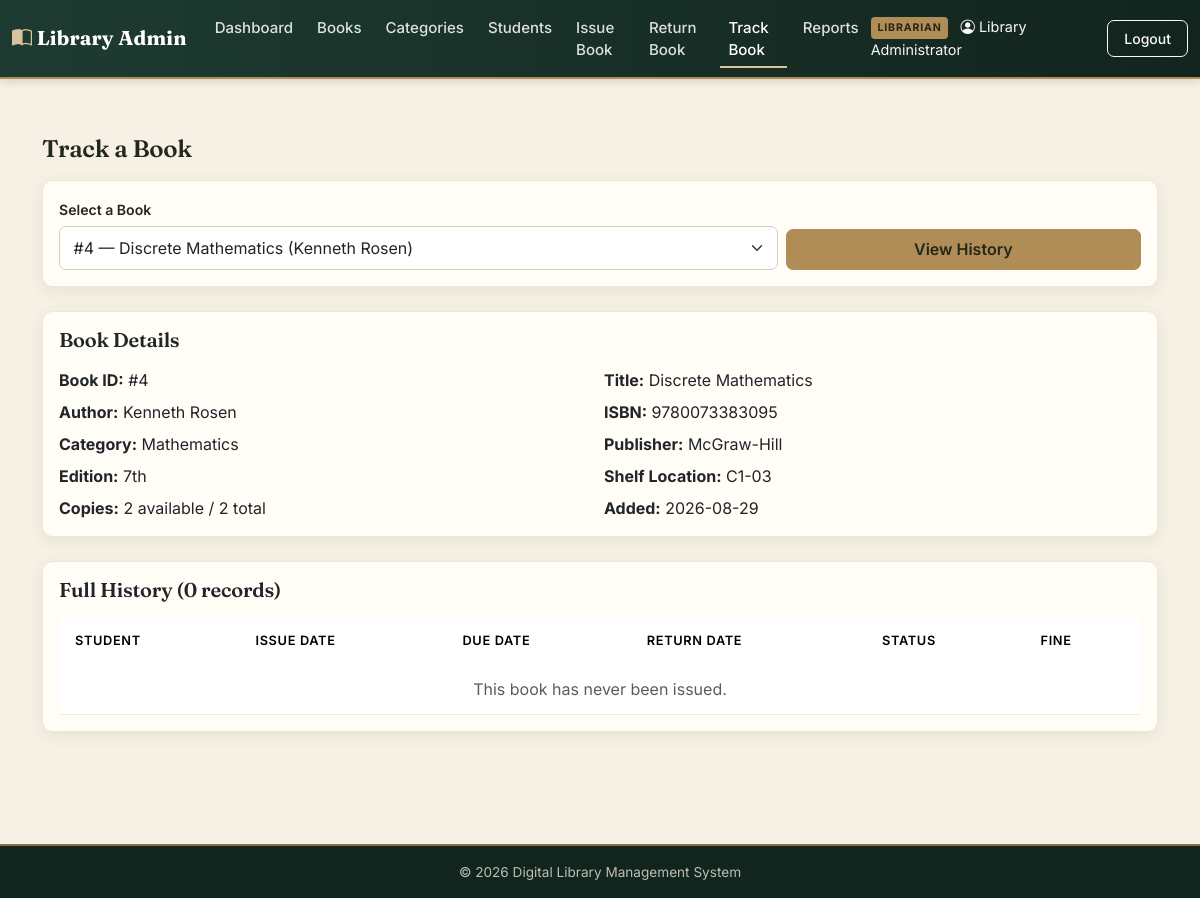
Page /admin/track_book.php?book_id=4 (signed in) on the committed database.
### tables this page shows
CREATE TABLE books (
    book_id INT AUTO_INCREMENT PRIMARY KEY,
    title VARCHAR(200) NOT NULL,
    author VARCHAR(150) NOT NULL,
    isbn VARCHAR(20) UNIQUE,
    category_id INT,
    publisher VARCHAR(150),
    edition VARCHAR(50),
    total_copies INT NOT NULL DEFAULT 1,
    available_copies INT NOT NULL DEFAULT 1,
    shelf_location VARCHAR(50),
    added_date DATE DEFAULT (CURRENT_DATE),
    FOREIGN KEY (category_id) REFERENCES categories(category_id) ON DELETE SET NULL
);

CREATE TABLE categories (
    category_id INT AUTO_INCREMENT PRIMARY KEY,
    category_name VARCHAR(100) NOT NULL
);

### includes/functions.php (called while the page is built, shortened)
<?php
function clean($value) {
    return htmlspecialchars(trim($value ?? ''), ENT_QUOTES, 'UTF-8');
}
?>

### admin/track_book.php (the view, shortened to what this page needs)
<?php
require_once __DIR__ . '/../includes/functions.php';
$book_id = isset($_GET['book_id']) ? (int)$_GET['book_id'] : 0;
include __DIR__ . '/../includes/header.php';
include __DIR__ . '/../includes/admin_navbar.php';
$books_list = $conn->query("SELECT book_id, title, author FROM books ORDER BY title")->fetch_all(MYSQLI_ASSOC);
$book = null;
$history = [];
if ($book_id > 0) {
    $stmt = $conn->prepare("
        SELECT b.*, c.category_name
        FROM books b LEFT JOIN categories c ON b.category_id = c.category_id
        WHERE b.book_id = ?
    ");
    $stmt->bind_param("i", $book_id);
    $stmt->execute();
    $book = $stmt->get_result()->fetch_assoc();
    if ($book) {
        $stmt = $conn->prepare("
            SELECT t.*, s.full_name, s.email
            FROM transactions t JOIN students s ON t.student_id = s.student_id
            WHERE t.book_id = ?
            ORDER BY t.transaction_id DESC
        ");
        $stmt->bind_param("i", $book_id);
        $stmt->execute();
        $history = $stmt->get_result()->fetch_all(MYSQLI_ASSOC);
    }
}
?>
<div class="container my-4">
  <h4 class="mb-3">Track a Book</h4>
  <div class="card mb-4">
    <div class="card-body">
      <form method="GET" class="row g-2 align-items-end">
        <div class="col-md-8">
          <label class="form-label">Select a Book</label>
          <select name="book_id" class="form-select" required>
            <?php foreach ($books_list as $b): ?>
              <option value="<?php echo $b['book_id']; ?>" <?php echo ($b['book_id']==$book_id)?'selected':''; ?>>
                #<?php echo $b['book_id']; ?> &mdash; <?php echo clean($b['title']); ?> (<?php echo clean($b['author']); ?>)
              </option>
            <?php endforeach; ?>
          </select>
        </div>
        <div class="col-md-4">
          <button type="submit" class="btn btn-accent w-100">View History</button>
        </div>
      </form>
    </div>
  </div>
  <?php if ($book): ?>
    <div class="card mb-4">
      <div class="card-body">
        <h5 class="card-title mb-3">Book Details</h5>
        <div class="row g-2">
          <div class="col-md-6"><strong>Book ID:</strong> #<?php echo (int)$book['book_id']; ?></div>
          <div class="col-md-6"><strong>Title:</strong> <?php echo clean($book['title']); ?></div>
          <div class="col-md-6"><strong>Author:</strong> <?php echo clean($book['author']); ?></div>
          <div class="col-md-6"><strong>ISBN:</strong> <?php echo clean($book['isbn']) ?: '—'; ?></div>
          <div class="col-md-6"><strong>Category:</strong> <?php echo clean($book['category_name']) ?: '—'; ?></div>
          <div class="col-md-6"><strong>Publisher:</strong> <?php echo clean($book['publisher']) ?: '—'; ?></div>
          <div class="col-md-6"><strong>Edition:</strong> <?php echo clean($book['edition']) ?: '—'; ?></div>
          <div class="col-md-6"><strong>Shelf Location:</strong> <?php echo clean($book['shelf_location']) ?: '—'; ?></div>
          <div class="col-md-6"><strong>Copies:</strong> <?php echo (int)$book['available_copies']; ?> available / <?php echo (int)$book['total_copies']; ?> total</div>
          <div class="col-md-6"><strong>Added:</strong> <?php echo clean($book['added_date']); ?></div>
        </div>
      </div>
    </div>
    <div class="card">
      <div class="card-body table-responsive">
        <h5 class="card-title mb-3">Full History (<?php echo count($history); ?> record<?php echo count($history)==1?'':'s'; ?>)</h5>
        <table class="table table-hover align-middle">
          <thead>
            <tr><th>Student</th><th>Issue Date</th><th>Due Date</th><th>Return Date</th><th>Status</th><th>Fine</th></tr>
          </thead>
          <tbody>
            <?php if (empty($history)): ?>
              <tr><td colspan="6" class="text-center text-muted">This book has never been issued.</td></tr>
            <?php endif; ?>
          </tbody>
        </table>
      </div>
    </div>
  <?php endif; ?>
</div>
<?php include __DIR__ . '/../includes/footer.php'; ?>

### assets/css/style.css (style rules this page uses)
:root { --forest: #1E3B32; --forest-dark: #12241E; --forest-soft: #2A4E42; --parchment: #F6F1E4; --parchment-card:#FFFDF6; --brass: #B08D57; --brass-dark: #8C6D3F; --brass-light: #D9C39C; --ink: #23281F; --ink-red: #8C3B2E; --sage: #3F6B52; --font-display: 'Fraunces', Georgia, 'Times New Roman', serif; --font-body: 'Inter', -apple-system, 'Segoe UI', Roboto, sans-serif; --radius: 10px; --shadow-soft: 0 4px 16px rgba(30, 59, 50, 0.08); --shadow-lift: 0 10px 24px rgba(30, 59, 50, 0.14); }
* { box-sizing: border-box; }
html { height: 100%; }
body { min-height: 100vh; display: flex; flex-direction: column; background-color: var(--parchment); font-family: var(--font-body); color: var(--ink); margin: 0; text-rendering: optimizeLegibility; -webkit-font-smoothing: antialiased; }
body > .container:not(.app-navbar .container), body > main, main, .container { flex: 1 0 auto; }
body > main, body > .container:not(.app-navbar .container) { padding-top: 2rem; padding-bottom: 2.5rem; }
h1, h2, h3, h4, h5, h6, .navbar-brand { font-family: var(--font-display); font-weight: 600; letter-spacing: -0.01em; color: var(--ink); }
.btn { border-radius: 7px; font-weight: 500; padding: 0.45rem 1rem; transition: transform .15s ease, box-shadow .15s ease, background-color .15s ease; }
.btn-accent { background-color: var(--brass); border-color: var(--brass); color: #22281c; font-weight: 600; }
.card { border: 1px solid rgba(176,141,87,0.2); border-radius: var(--radius); box-shadow: var(--shadow-soft); background-color: var(--parchment-card); }
.table { margin-bottom: 0; border-color: rgba(176,141,87,0.15); }
.table thead { background-color: var(--forest); color: var(--parchment-card); font-size: 0.8rem; letter-spacing: 0.05em; text-transform: uppercase; }
.table thead th { border-bottom: none; font-weight: 600; padding: 0.85rem 1rem; }
.table > :not(caption) > * > * { padding: 0.8rem 1rem; vertical-align: middle; }
.form-control, .form-select { border-radius: 7px; border: 1px solid #d8cfb8; background-color: #fff; padding: 0.55rem 0.85rem; }
.form-label { font-weight: 600; font-size: 0.88rem; color: var(--ink); margin-bottom: 0.4rem; }

### rows in the picture
books: book_id "4", title "Discrete Mathematics", author "Kenneth Rosen", isbn "9780073383095", category.category_name "Mathematics", publisher "McGraw-Hill", edition "7th", shelf_location "C1-03", available_copies "2", total_copies "2", added_date "2026-08-29"

### other values in the picture
$_SESSION['admin_name'] "Library Administrator"
count($history) "0"
